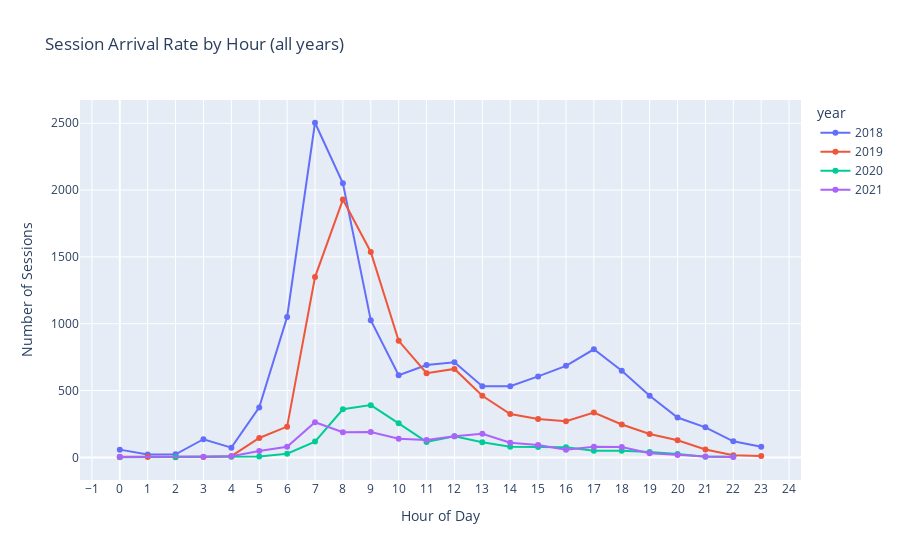
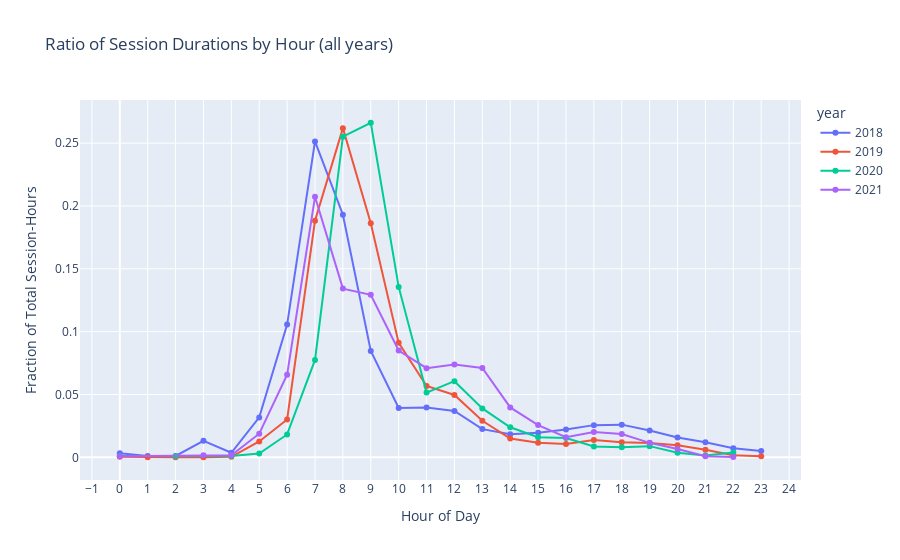
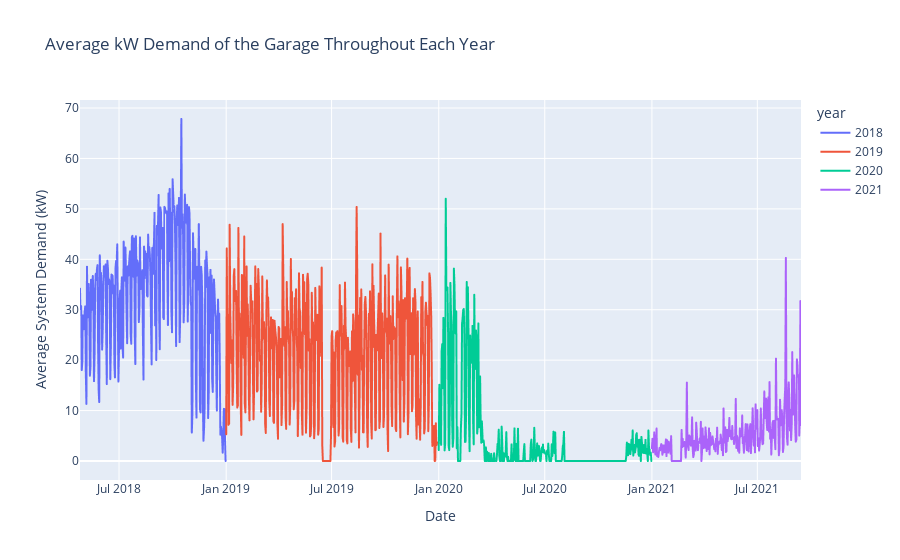

Here is the notebook cell these charts were saved with, in order:
### Code cell
import pandas as pd
import numpy as np
import plotly.express as px
from datetime import datetime

# =============================================================================
# 1. LOAD THE DATA
# =============================================================================
# Replace these file paths with your actual CSV paths
df_2018 = pd.read_csv('YEAR\\sessions_filtered_2018.csv')
df_2019 = pd.read_csv('YEAR\\sessions_filtered_2019.csv')
df_2020 = pd.read_csv('YEAR\\sessions_filtered_2020.csv')
df_2021 = pd.read_csv('YEAR\\sessions_filtered_2021.csv')

# A helper function to clean and process a raw DataFrame
def process_sessions_df(df_raw, year_label):
    # Drop rows with missing relevant data
    df = df_raw.dropna(subset=['sessionID', 'connectionTime',
                               'disconnectTime', 'doneChargingTime', 'kWhDelivered']).copy()

    # Convert to datetime
    for col in ['connectionTime', 'disconnectTime', 'doneChargingTime']:
        df[col] = pd.to_datetime(df[col], errors='coerce')

    # Drop rows with failed datetime conversion
    df.dropna(subset=['connectionTime', 'disconnectTime'], inplace=True)

    # Calculate session duration in hours
    df['session_duration'] = (df['disconnectTime'] - df['connectionTime']).dt.total_seconds() / 3600.0

    # Filter out non-positive and extreme durations (e.g., < 12 hours)
    df = df[(df['session_duration'] > 0) & (df['session_duration'] < 12)]

    # Normalize hour: shift so that 8:00 becomes 0 (times in GMT, garage is in LA)
    df['hour'] = (df['connectionTime'].dt.hour - 8) % 24

    # Calculate charging duration (time the vehicle actually charged) in hours
    df['charging_duration'] = (df['doneChargingTime'] - df['connectionTime']).dt.total_seconds() / 3600.0
    df = df[df['charging_duration'] > 0]

    # Calculate average power output in kW
    df['power_output'] = df['kWhDelivered'] / df['charging_duration']

    # Tag this DataFrame with a year column so we can merge them easily
    df['year'] = year_label
    return df

# Clean/process each yearly DataFrame
df_2018_clean = process_sessions_df(df_2018, 2018)
df_2019_clean = process_sessions_df(df_2019, 2019)
df_2020_clean = process_sessions_df(df_2020, 2020)
df_2021_clean = process_sessions_df(df_2021, 2021)

# Combine all years into one DataFrame for “arrival by hour” and ratio plots
df_all = pd.concat([df_2018_clean, df_2019_clean, df_2020_clean, df_2021_clean], ignore_index=True)

# =============================================================================
# 2. SESSION ARRIVAL BY HOUR (ALL YEARS, SEPARATE LINES)
# =============================================================================
# Group by year and hour, count number of sessions
arrival_rate = df_all.groupby(['year', 'hour']).size().reset_index(name='arrival_rate')

fig_arrival = px.line(
    arrival_rate,
    x='hour',
    y='arrival_rate',
    color='year',
    markers=True,
    labels={'hour': 'Hour of Day', 'arrival_rate': 'Number of Sessions'},
    title='Session Arrival Rate by Hour (all years)'
)
fig_arrival.update_layout(xaxis=dict(tickmode='linear', tick0=0, dtick=1))
fig_arrival.show()

# =============================================================================
# 3. RATIO OF SESSION DURATIONS BY HOUR (ALL YEARS)
#    Instead of simple average, we compute the fraction of total session-hours
#    that occur in each hour for each year.
# =============================================================================
# For each year-hour, sum up the durations
sum_durations = df_all.groupby(['year', 'hour'])['session_duration'].sum().reset_index(name='sum_duration')

# For each year separately, we find total session-hours and then the ratio
def compute_ratio(group):
    total = group['sum_duration'].sum()
    group['duration_ratio'] = group['sum_duration'] / total
    return group

sum_durations = sum_durations.groupby('year').apply(compute_ratio)

# Plot ratio_of_duration by hour, color by year
fig_ratio = px.line(
    sum_durations,
    x='hour',
    y='duration_ratio',
    color='year',
    markers=True,
    labels={'hour': 'Hour of Day', 'duration_ratio': 'Fraction of Total Session-Hours'},
    title='Ratio of Session Durations by Hour (all years)'
)
fig_ratio.update_layout(xaxis=dict(tickmode='linear', tick0=0, dtick=1))
fig_ratio.show()


# 4. AVERAGE SYSTEM DEMAND OVER THE YEAR, PER YEAR
#    We do the “power events” approach for each year and then combine results
#    so we can plot separate lines for each year in one figure.


# Function that, given a clean yearly DataFrame, returns daily average power
def compute_daily_avg_power(df_clean, year_label):
    # Create +power_output event at connectionTime
    df_start = df_clean[['connectionTime','power_output']].copy()
    df_start.rename(columns={'connectionTime': 'timestamp'}, inplace=True)

    # Create -power_output event at doneChargingTime
    df_end = df_clean[['doneChargingTime','power_output']].copy()
    df_end.rename(columns={'doneChargingTime': 'timestamp'}, inplace=True)
    df_end['power_output'] = -df_end['power_output']

    # Combine and sort
    events_df = pd.concat([df_start, df_end]).sort_values('timestamp')

    # Cumulative sum of power outputs to get instantaneous load
    events_df['total_power'] = events_df['power_output'].cumsum()

    # Resample by day, fill empty days with zero
    events_df = events_df.set_index('timestamp')
    daily_avg = (
        events_df['total_power']
        .resample('D')
        .mean()
        .fillna(0)
        .reset_index()
    )
    daily_avg['year'] = year_label
    return daily_avg

daily_avg_2018 = compute_daily_avg_power(df_2018_clean, 2018)
daily_avg_2019 = compute_daily_avg_power(df_2019_clean, 2019)
daily_avg_2020 = compute_daily_avg_power(df_2020_clean, 2020)
daily_avg_2021 = compute_daily_avg_power(df_2021_clean, 2021)

# Combineren in de plots
daily_all = pd.concat([
    daily_avg_2018,
    daily_avg_2019,
    daily_avg_2020,
    daily_avg_2021
], ignore_index=True)

fig_demand = px.line(
    daily_all,
    x='timestamp',
    y='total_power',
    color='year',
    labels={'timestamp': 'Date', 'total_power': 'Average System Demand (kW)'},
    title='Average kW Demand of the Garage Throughout Each Year'
)
fig_demand.show()

# paar insights nog extra
print("Arrival Rate by Hour (by year, first few rows):")
print(arrival_rate.head())

print("\nRatio of Total Session-Hours by Hour (by year, first few rows):")
print(sum_durations.head())

print("\nDaily Average System Demand (kW) for each year (first few rows):")
print(daily_all.head())

### Figure 1 — Plotly figure (JSON) as saved in the notebook; plotly's stock layout.template omitted (floating-point values rounded to 4 significant figures)
{"data": [{"hovertemplate": "year=2018<br>Hour of Day=%{x}<br>Number of Sessions=%{y}<extra></extra>", "legendgroup": "2018", "line": {"color": "#636efa", "dash": "solid"}, "marker": {"symbol": "circle"}, "mode": "lines+markers", "name": "2018", "orientation": "v", "showlegend": true, "type": "scatter", "x": [0, 1, 2, 3, 4, 5, 6, 7, 8, 9, 10, 11, 12, 13, 14, 15, 16, 17, 18, 19, 20, 21, 22, 23], "xaxis": "x", "y": [58, 21, 23, 136, 73, 374, 1051, 2504, 2051, 1026, 615, 691, 712, 533, 533, 606, 685, 809, 649, 461, 298, 225, 120, 79], "yaxis": "y"}, {"hovertemplate": "year=2019<br>Hour of Day=%{x}<br>Number of Sessions=%{y}<extra></extra>", "legendgroup": "2019", "line": {"color": "#EF553B", "dash": "solid"}, "marker": {"symbol": "circle"}, "mode": "lines+markers", "name": "2019", "orientation": "v", "showlegend": true, "type": "scatter", "x": [0, 1, 2, 3, 4, 5, 6, 7, 8, 9, 10, 11, 12, 13, 14, 15, 16, 17, 18, 19, 20, 21, 22, 23], "xaxis": "x", "y": [4, 3, 1, 2, 9, 145, 230, 1349, 1929, 1537, 872, 630, 662, 461, 324, 288, 270, 335, 246, 175, 128, 59, 16, 11], "yaxis": "y"}, {"hovertemplate": "year=2020<br>Hour of Day=%{x}<br>Number of Sessions=%{y}<extra></extra>", "legendgroup": "2020", "line": {"color": "#00cc96", "dash": "solid"}, "marker": {"symbol": "circle"}, "mode": "lines+markers", "name": "2020", "orientation": "v", "showlegend": true, "type": "scatter", "x": [0, 2, 4, 5, 6, 7, 8, 9, 10, 11, 12, 13, 14, 15, 16, 17, 18, 19, 20, 21, 22], "xaxis": "x", "y": [1, 2, 5, 6, 27, 118, 360, 391, 255, 116, 158, 113, 80, 78, 76, 50, 49, 40, 25, 4, 5], "yaxis": "y"}, {"hovertemplate": "year=2021<br>Hour of Day=%{x}<br>Number of Sessions=%{y}<extra></extra>", "legendgroup": "2021", "line": {"color": "#ab63fa", "dash": "solid"}, "marker": {"symbol": "circle"}, "mode": "lines+markers", "name": "2021", "orientation": "v", "showlegend": true, "type": "scatter", "x": [0, 3, 4, 5, 6, 7, 8, 9, 10, 11, 12, 13, 14, 15, 16, 17, 18, 19, 20, 21, 22], "xaxis": "x", "y": [2, 4, 9, 47, 80, 263, 189, 190, 139, 130, 158, 176, 110, 93, 58, 80, 77, 31, 18, 6, 3], "yaxis": "y"}], "layout": {"legend": {"title": {"text": "year"}, "tracegroupgap": 0}, "title": {"text": "Session Arrival Rate by Hour (all years)"}, "xaxis": {"anchor": "y", "domain": [0, 1], "dtick": 1, "tick0": 0, "tickmode": "linear", "title": {"text": "Hour of Day"}}, "yaxis": {"anchor": "x", "domain": [0, 1], "title": {"text": "Number of Sessions"}}}}

### Figure 2 — Plotly figure (JSON) as saved in the notebook; plotly's stock layout.template omitted (floating-point values rounded to 4 significant figures)
{"data": [{"hovertemplate": "year=2018<br>Hour of Day=%{x}<br>Fraction of Total Session-Hours=%{y}<extra></extra>", "legendgroup": "2018", "line": {"color": "#636efa", "dash": "solid"}, "marker": {"symbol": "circle"}, "mode": "lines+markers", "name": "2018", "orientation": "v", "showlegend": true, "type": "scatter", "x": [0, 1, 2, 3, 4, 5, 6, 7, 8, 9, 10, 11, 12, 13, 14, 15, 16, 17, 18, 19, 20, 21, 22, 23], "xaxis": "x", "y": [0.003181, 0.001006, 0.001079, 0.01313, 0.003643, 0.03179, 0.1057, 0.2513, 0.193, 0.0847, 0.03922, 0.03973, 0.03696, 0.02246, 0.01835, 0.01966, 0.02219, 0.02563, 0.02603, 0.02137, 0.01573, 0.01199, 0.007164, 0.005014], "yaxis": "y"}, {"hovertemplate": "year=2019<br>Hour of Day=%{x}<br>Fraction of Total Session-Hours=%{y}<extra></extra>", "legendgroup": "2019", "line": {"color": "#EF553B", "dash": "solid"}, "marker": {"symbol": "circle"}, "mode": "lines+markers", "name": "2019", "orientation": "v", "showlegend": true, "type": "scatter", "x": [0, 1, 2, 3, 4, 5, 6, 7, 8, 9, 10, 11, 12, 13, 14, 15, 16, 17, 18, 19, 20, 21, 22, 23], "xaxis": "x", "y": [0.0005791, 8.432e-05, 0.0001656, 0.00013, 0.0004741, 0.01263, 0.03014, 0.1883, 0.2619, 0.1862, 0.09108, 0.0568, 0.04962, 0.02912, 0.01501, 0.01165, 0.01058, 0.01384, 0.01208, 0.01145, 0.009675, 0.006023, 0.001643, 0.0008463], "yaxis": "y"}, {"hovertemplate": "year=2020<br>Hour of Day=%{x}<br>Fraction of Total Session-Hours=%{y}<extra></extra>", "legendgroup": "2020", "line": {"color": "#00cc96", "dash": "solid"}, "marker": {"symbol": "circle"}, "mode": "lines+markers", "name": "2020", "orientation": "v", "showlegend": true, "type": "scatter", "x": [0, 2, 4, 5, 6, 7, 8, 9, 10, 11, 12, 13, 14, 15, 16, 17, 18, 19, 20, 21, 22], "xaxis": "x", "y": [0.00105, 0.0009706, 0.001101, 0.003049, 0.0182, 0.07752, 0.2551, 0.2662, 0.1356, 0.05151, 0.06061, 0.03895, 0.02392, 0.01609, 0.01546, 0.008709, 0.00794, 0.00892, 0.003746, 0.001476, 0.003919], "yaxis": "y"}, {"hovertemplate": "year=2021<br>Hour of Day=%{x}<br>Fraction of Total Session-Hours=%{y}<extra></extra>", "legendgroup": "2021", "line": {"color": "#ab63fa", "dash": "solid"}, "marker": {"symbol": "circle"}, "mode": "lines+markers", "name": "2021", "orientation": "v", "showlegend": true, "type": "scatter", "x": [0, 3, 4, 5, 6, 7, 8, 9, 10, 11, 12, 13, 14, 15, 16, 17, 18, 19, 20, 21, 22], "xaxis": "x", "y": [0.0008351, 0.001698, 0.001642, 0.01884, 0.0658, 0.2073, 0.1342, 0.1293, 0.08498, 0.07093, 0.0738, 0.07111, 0.03975, 0.0257, 0.01598, 0.02009, 0.01861, 0.01155, 0.006697, 0.0008312, 0.0003711], "yaxis": "y"}], "layout": {"legend": {"title": {"text": "year"}, "tracegroupgap": 0}, "title": {"text": "Ratio of Session Durations by Hour (all years)"}, "xaxis": {"anchor": "y", "domain": [0, 1], "dtick": 1, "tick0": 0, "tickmode": "linear", "title": {"text": "Hour of Day"}}, "yaxis": {"anchor": "x", "domain": [0, 1], "title": {"text": "Fraction of Total Session-Hours"}}}}

### Figure 3 — Plotly figure (JSON) as saved in the notebook; plotly's stock layout.template omitted (floating-point values rounded to 4 significant figures; data arrays with more than 128 entries replaced by an {"elided": "..."} marker saying what was removed)
{"data": [{"hovertemplate": "year=2018<br>Date=%{x}<br>Average System Demand (kW)=%{y}<extra></extra>", "legendgroup": "2018", "line": {"color": "#636efa", "dash": "solid"}, "marker": {"symbol": "circle"}, "mode": "lines", "name": "2018", "showlegend": true, "type": "scattergl", "x": {"elided": "251 str values"}, "xaxis": "x", "y": {"elided": "251 float values"}, "yaxis": "y"}, {"hovertemplate": "year=2019<br>Date=%{x}<br>Average System Demand (kW)=%{y}<extra></extra>", "legendgroup": "2019", "line": {"color": "#EF553B", "dash": "solid"}, "marker": {"symbol": "circle"}, "mode": "lines", "name": "2019", "showlegend": true, "type": "scattergl", "x": {"elided": "364 str values"}, "xaxis": "x", "y": {"elided": "364 float values"}, "yaxis": "y"}, {"hovertemplate": "year=2020<br>Date=%{x}<br>Average System Demand (kW)=%{y}<extra></extra>", "legendgroup": "2020", "line": {"color": "#00cc96", "dash": "solid"}, "marker": {"symbol": "circle"}, "mode": "lines", "name": "2020", "showlegend": true, "type": "scattergl", "x": {"elided": "366 str values"}, "xaxis": "x", "y": {"elided": "366 float values"}, "yaxis": "y"}, {"hovertemplate": "year=2021<br>Date=%{x}<br>Average System Demand (kW)=%{y}<extra></extra>", "legendgroup": "2021", "line": {"color": "#ab63fa", "dash": "solid"}, "marker": {"symbol": "circle"}, "mode": "lines", "name": "2021", "showlegend": true, "type": "scattergl", "x": {"elided": "257 str values"}, "xaxis": "x", "y": {"elided": "257 float values"}, "yaxis": "y"}], "layout": {"legend": {"title": {"text": "year"}, "tracegroupgap": 0}, "title": {"text": "Average kW Demand of the Garage Throughout Each Year"}, "xaxis": {"anchor": "y", "domain": [0, 1], "title": {"text": "Date"}}, "yaxis": {"anchor": "x", "domain": [0, 1], "title": {"text": "Average System Demand (kW)"}}}}
